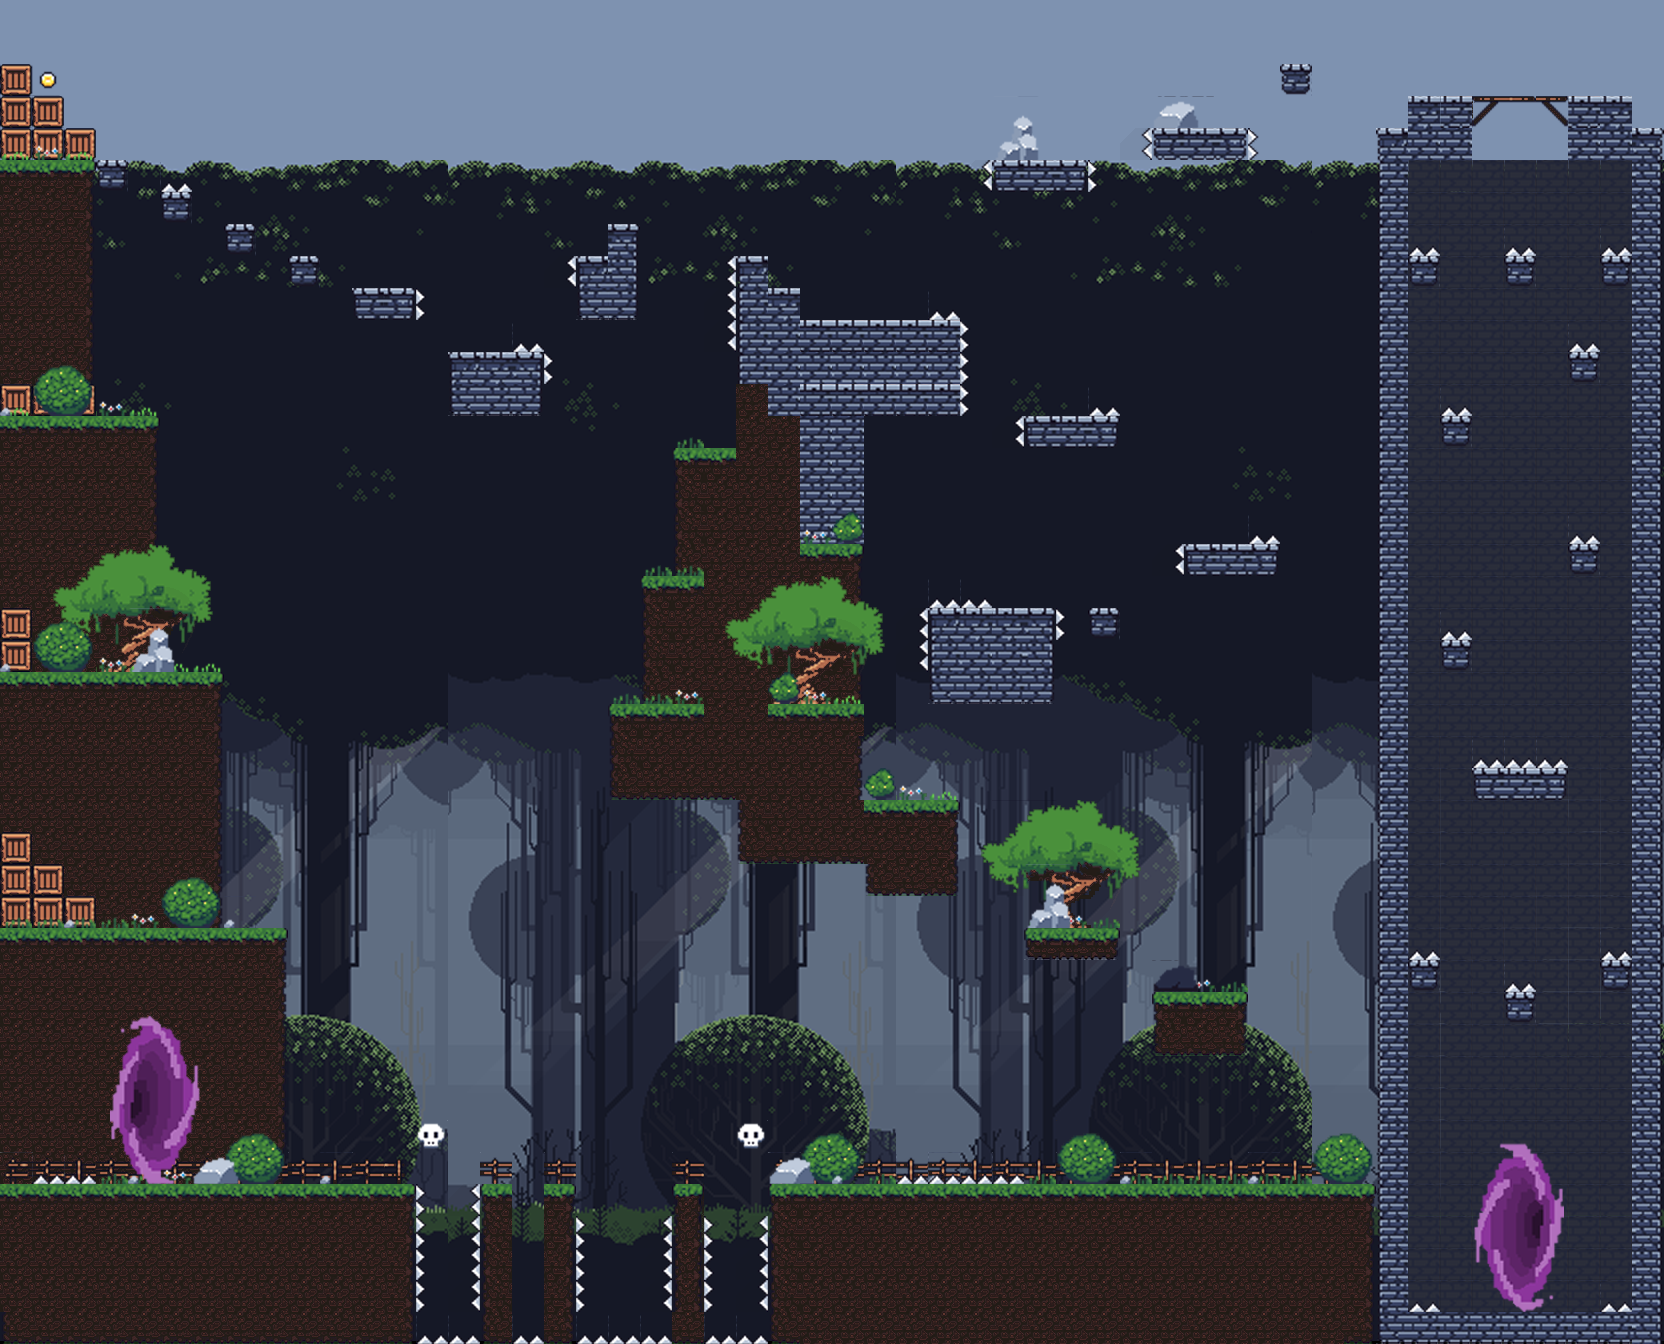

Rendered tile map (Tiled .tmx) drawn with the repository's tilesets; below, a short description and the map source with its tile grids summarised:
An orthogonal 52x42 tile map with 32x32 px tiles, 9 tile layers (Background, Ground, Trapdoor, Platforms, ...), 2 tilesets and 114 objects (52x solid, 43x hazard, 14x platform, hazard , item, ...).

<map version="1.2" tiledversion="1.2.5" orientation="orthogonal" renderorder="right-down" width="52" height="42" tilewidth="32" tileheight="32" infinite="0" nextlayerid="22" nextobjectid="360">
 <tileset firstgid="1" name="1st Level" tilewidth="32" tileheight="32" tilecount="1147" columns="31">
  <image source="1st Level.png" width="1000" height="1200" />
  <tile id="290">
   <animation>
    <frame tileid="290" duration="200" />
    <frame tileid="291" duration="200" />
    <frame tileid="292" duration="200" />
    <frame tileid="293" duration="10" />
   </animation>
  </tile>
 </tileset>
 <tileset firstgid="1148" name="Vortex Portal" tilewidth="32" tileheight="32" tilecount="100" columns="10">
  <image source="Vortex Portal.png" width="345" height="345" />
 </tileset>
 <layer id="1" name="Background" width="52" height="42">
  <data>[2184 cells, 2184 non-empty, 527 distinct tile ids]</data>
 </layer>
 <layer id="3" name="Ground" width="52" height="42">
  <data>[2184 cells, 710 non-empty, 21 distinct tile ids]</data>
 </layer>
 <layer id="4" name="Trapdoor" width="52" height="42">
  <data>[2184 cells, 3 non-empty, 3 distinct tile ids]</data>
 </layer>
 <layer id="6" name="Platforms" width="52" height="42">
  <data>[2184 cells, 186 non-empty, 26 distinct tile ids]</data>
 </layer>
 <layer id="7" name="Items" width="52" height="42">
  <data>[2184 cells, 1 non-empty, 1 distinct tile ids]</data>
 </layer>
 <layer id="9" name="Trees and fences" width="52" height="42">
  <data>[2184 cells, 114 non-empty, 26 distinct tile ids]</data>
 </layer>
 <layer id="10" name="Bushes" width="52" height="42">
  <data>[2184 cells, 76 non-empty, 8 distinct tile ids]</data>
 </layer>
 <layer id="12" name="Rocks" width="52" height="42">
  <data>[2184 cells, 30 non-empty, 9 distinct tile ids]</data>
 </layer>
 <layer id="15" name="Hazards" width="52" height="42">
  <data>[2184 cells, 116 non-empty, 45 distinct tile ids]</data>
 </layer>
 <objectgroup id="16" name="Walls">
  <object id="359" name="Platform" type="platform" x="1472" y="96" width="96" height="15" />
  <object id="22" name="Platform" type="platform" x="768" y="704" width="96" height="15" />
  <object id="23" name="Platform" type="platform" x="608" y="704" width="95.996" height="15" />
  <object id="24" name="Platform" type="platform" x="640" y="576" width="63.996" height="15" />
  <object id="25" name="Platform" type="platform" x="864" y="800" width="96" height="15" />
  <object id="26" name="Platform" type="platform" x="1024" y="928" width="96" height="15" />
  <object id="27" name="Platform" type="platform" x="1152" y="992" width="96" height="15" />
  <object id="28" name="Platform" type="platform" x="0" y="416" width="159.999" height="15" />
  <object id="29" name="Platform " type="platform" x="0" y="672" width="224" height="15" />
  <object id="30" name="Platform" type="platform" x="0" y="928" width="288" height="15" />
  <object id="32" name="Platform" type="platform" x="672" y="448" width="64" height="15" />
  <object id="40" name="Platform" type="platform" x="800" y="544" width="64" height="15" />
  <object id="41" name="Platform" type="platform" x="800" y="384" width="160.003" height="12" />
  <object id="42" name="Platform" type="platform" x="800" y="320" width="160" height="11.9974" />
  <object id="325" name="Floor" type="solid" x="1408" y="1312" width="224" height="32" />
  <object id="304" name="Floor" type="solid" x="928" y="608" width="128" height="96" />
  <object id="305" name="Floor" type="solid" x="1088" y="608" width="32" height="30" />
  <object id="306" name="Floor" type="solid" x="1184" y="544" width="96" height="32" />
  <object id="307" name="Floor" type="solid" x="1024" y="416" width="96" height="32.004" />
  <object id="308" name="Floor" type="solid" x="1442" y="416" width="29" height="30" />
  <object id="309" name="Floor" type="solid" x="1570" y="351.997" width="29" height="30" />
  <object id="310" name="Floor" type="solid" x="1570" y="544" width="29" height="30" />
  <object id="311" name="Floor" type="solid" x="1442" y="640" width="29" height="30" />
  <object id="312" name="Floor" type="solid" x="1474" y="768" width="92.0018" height="32" />
  <object id="313" name="Floor" type="solid" x="1408" y="256" width="30" height="30" />
  <object id="314" name="Floor" type="solid" x="1506" y="256" width="28" height="30" />
  <object id="315" name="Floor" type="solid" x="1602" y="256" width="30" height="30" />
  <object id="316" name="Floor" type="solid" x="1408" y="960" width="30" height="30" />
  <object id="317" name="Floor" type="solid" x="1506" y="992" width="28" height="30" />
  <object id="318" name="Floor" type="solid" x="1602" y="960" width="30" height="30" />
  <object id="319" name="Floor" type="solid" x="448" y="352" width="96" height="64" />
  <object id="320" name="Floor" type="solid" x="992" y="160" width="96" height="32" />
  <object id="321" name="Floor" type="solid" x="1152" y="128" width="96" height="33" />
  <object id="322" name="Floor" type="solid" x="1280" y="64" width="32" height="29.9988" />
  <object id="323" name="Floor" type="solid" x="-32" y="-32" width="32" height="1376" />
  <object id="324" name="Floor" type="solid" x="672" y="1184" width="32" height="160" />
  <object id="328" name="Floor" type="solid" x="384" y="1216" width="32" height="128" />
  <object id="329" name="Floor" type="solid" x="480" y="1184" width="32" height="160" />
  <object id="330" name="Floor" type="solid" x="544" y="1184" width="32" height="159.996" />
  <object id="331" name="Floor" type="solid" x="768" y="1216" width="32" height="128" />
  <object id="332" name="Floor" type="solid" x="768" y="1184" width="608" height="32" />
  <object id="333" name="Floor" type="solid" x="736" y="224" width="32.004" height="128.004" />
  <object id="334" name="Floor" type="solid" x="768" y="288" width="32" height="128.005" />
  <object id="335" name="Floor" type="solid" x="32" y="96" width="32.0026" height="64" />
  <object id="336" name="Floor" type="solid" x="64" y="128" width="32" height="32" />
  <object id="337" name="Floor" type="solid" x="96" y="160" width="32" height="30" />
  <object id="338" name="Floor" type="solid" x="160" y="192" width="32" height="30" />
  <object id="339" name="Floor" type="solid" x="224" y="224" width="32" height="30" />
  <object id="340" name="Floor" type="solid" x="288" y="256" width="32" height="30" />
  <object id="341" name="Floor" type="solid" x="352" y="288" width="64.0012" height="31.9974" />
  <object id="343" name="Floor" type="solid" x="576" y="256" width="32.0005" height="64" />
  <object id="344" name="Floor" type="solid" x="608" y="224" width="32" height="96" />
  <object id="345" name="Floor" type="solid" x="1376" y="128" width="32" height="1216" />
  <object id="346" name="Floor" type="solid" x="1632" y="128" width="32" height="1216" />
  <object id="347" name="Floor" type="solid" x="1408" y="96" width="64" height="63.9969" />
  <object id="348" name="Floor" type="solid" x="1568" y="96" width="64" height="64.0033" />
  <object id="349" name="Floor" type="solid" x="0" y="-32" width="1664" height="32" />
  <object id="350" name="Floor" type="solid" x="0" y="832" width="32" height="96" />
  <object id="351" name="Floor" type="solid" x="32" y="864" width="32.0005" height="64" />
  <object id="352" name="Floor" type="solid" x="64" y="896" width="32" height="31.9989" />
  </objectgroup>
 <objectgroup id="17" name="Hazards">
  <!-- 48 objects omitted --></objectgroup>
 <objectgroup id="18" name="Key">
  <!-- 4 objects omitted --></objectgroup>
 <objectgroup id="19" name="Desactivable">
  <!-- 3 objects omitted --></objectgroup>
 <objectgroup id="20" name="Respawn">
  <!-- 2 objects omitted --></objectgroup>
 <objectgroup id="21" name="End">
  <!-- 1 objects omitted --></objectgroup>
</map>
<!-- 54 of 114 objects omitted -->